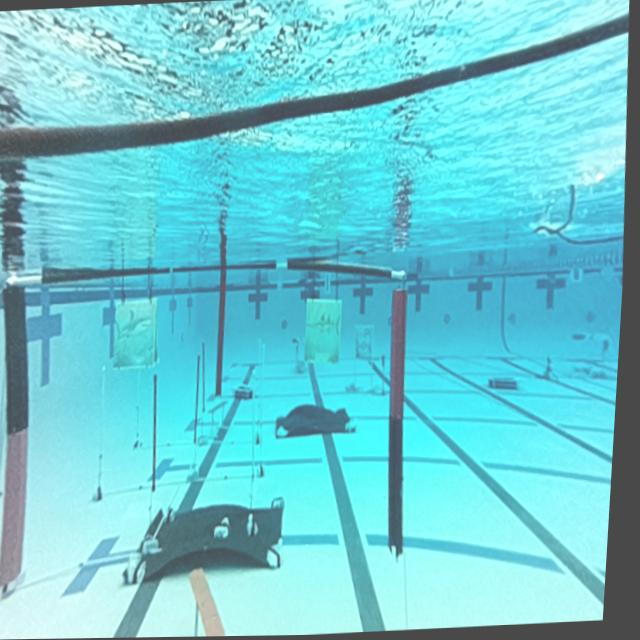
#> input picture baseline_failures/originals/1755012416_145619_jpg.rf.72a65fdf98f41a1d5d8b677f0bc19671.jpg, 640 x 640 px; its folder holds only this picture in this run
$ python scratch_brightness.py
#> lines starting #> are read from the running program, lines starting #| are printed output that depends on the picture
from pathlib import Path

import cv2
import numpy as np

path = next(Path("baseline_failures/originals").glob("1755012416_145619*.jpg"))
img = cv2.imread(str(path))
#> img is the input picture: shape (640, 640, 3); mean B, G, R 212, 203.4, 110.6
v = cv2.cvtColor(img, cv2.COLOR_BGR2HSV)[:, :, 2]   # the brightness channel
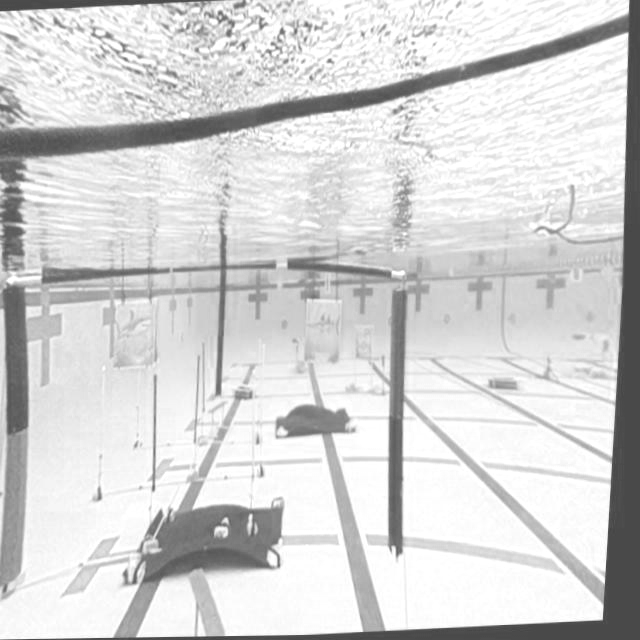
#> v: shape (640, 640); min 67, max 255, mean 212.7

print("darkest pixel:", v.min())
#| darkest pixel: 67
print("1st / 5th / 50th percentile:", np.percentile(v, [1, 5, 50]))
#| 1st / 5th / 50th percentile: [ 73.  90. 230.]
